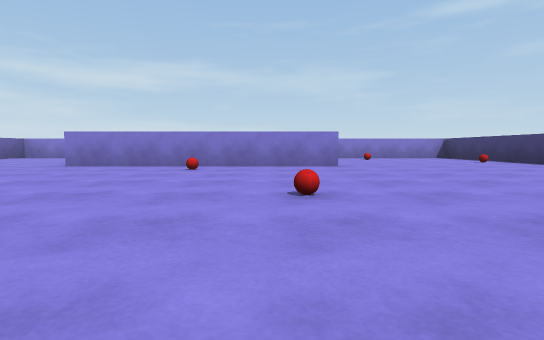
[1] (above)

16 first-person views from a walk through a 3-D level made in the Unity game engine. The camera is 0.55 m above the floor, tilts 4° down and sees 80° across. The floor is counted in squares, 2 m on a side. Each view is taken from the middle of a square. On the plan, view 1 faces up. The plan holds only what a view shows up to about 9 squares ahead; the rest is blank. Surface patterns are stand-ins for the level's own textures.

[2]
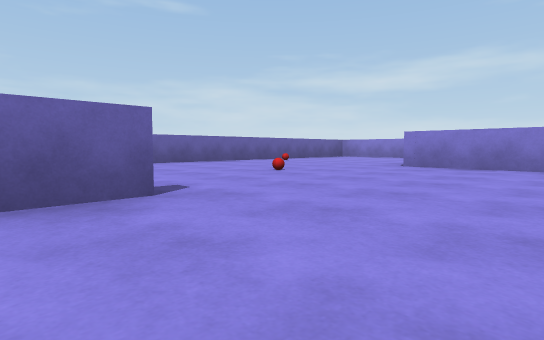

[3]
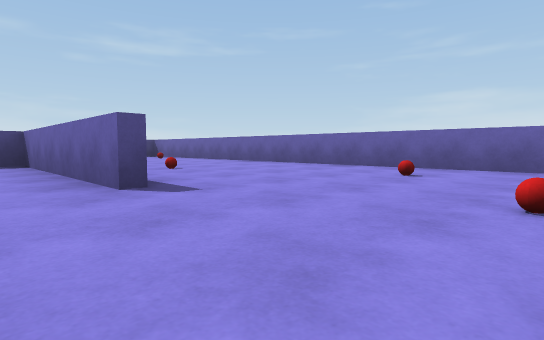

[4]
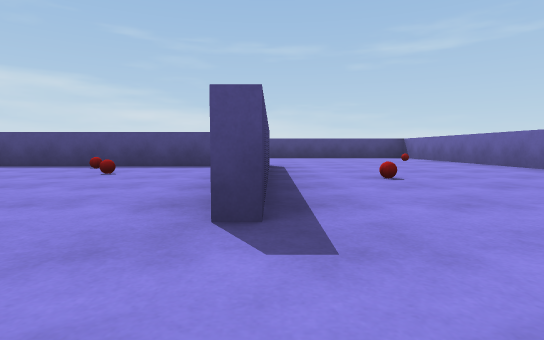

[5]
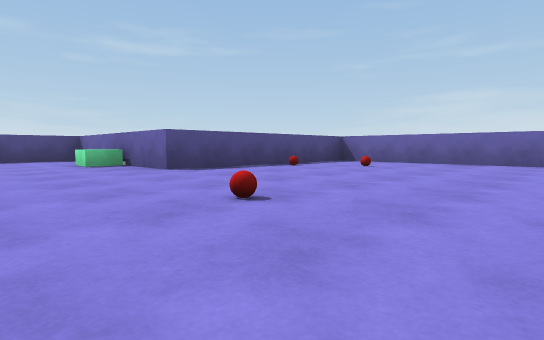

[6]
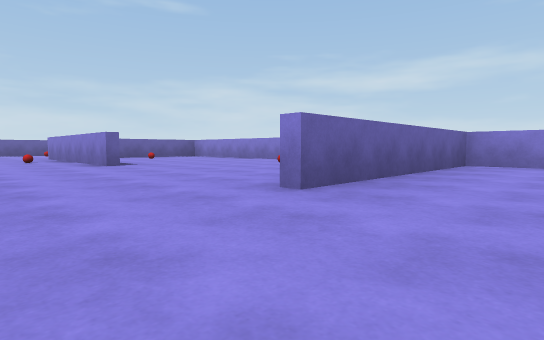

[7]
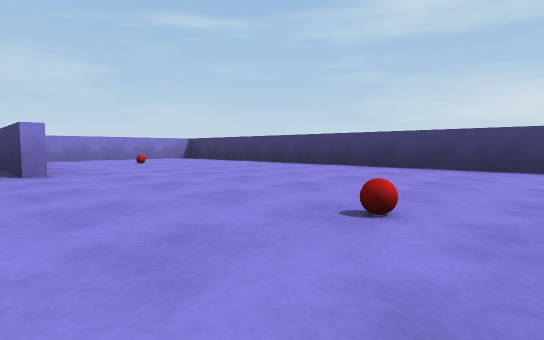

[8]
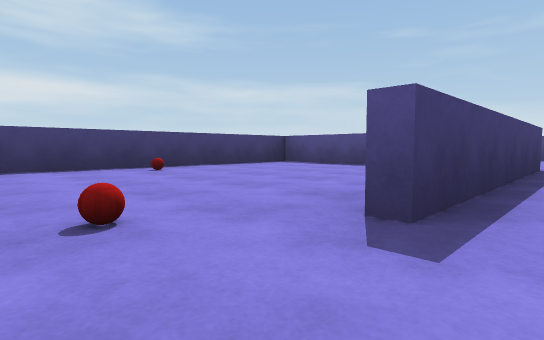

[9]
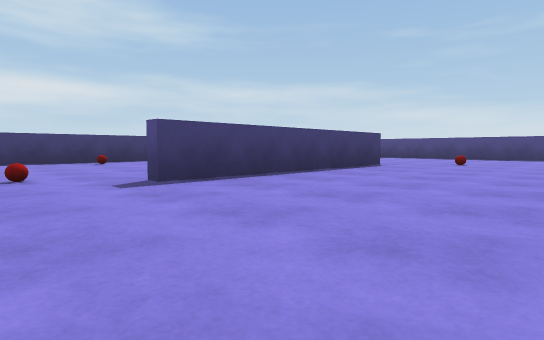

[10]
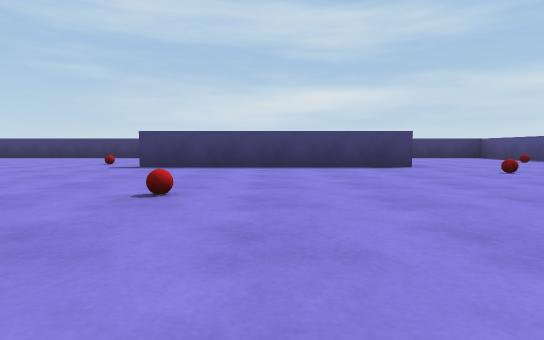

[11]
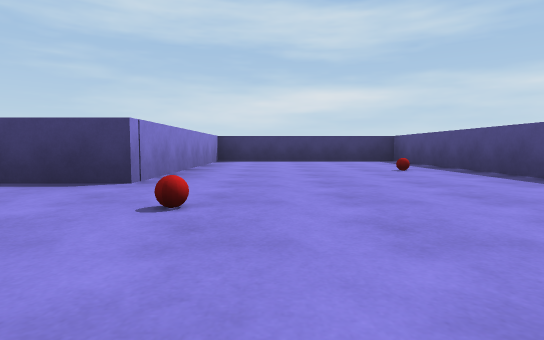

[12]
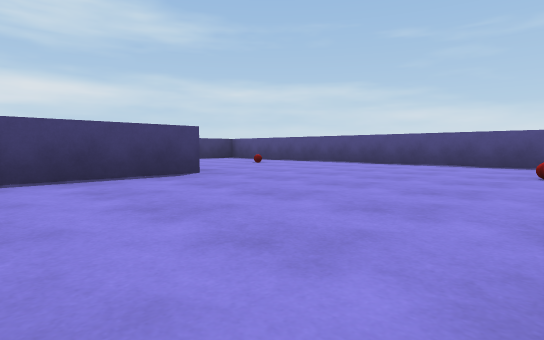

[13]
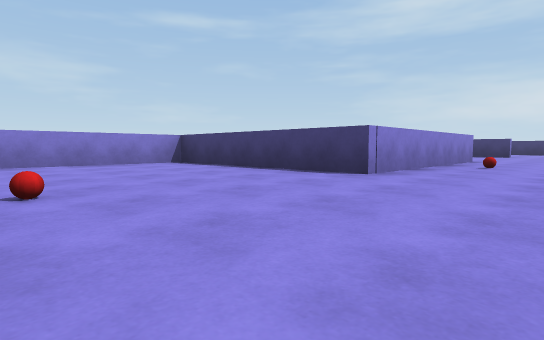

[14]
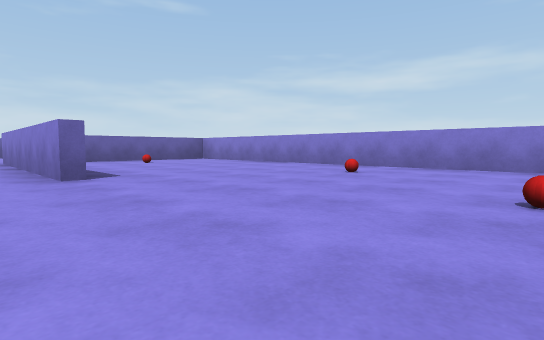

[15]
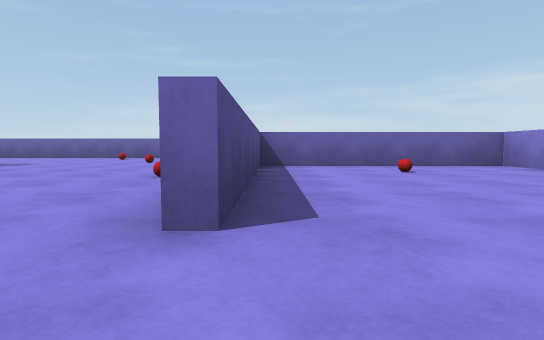

[16]
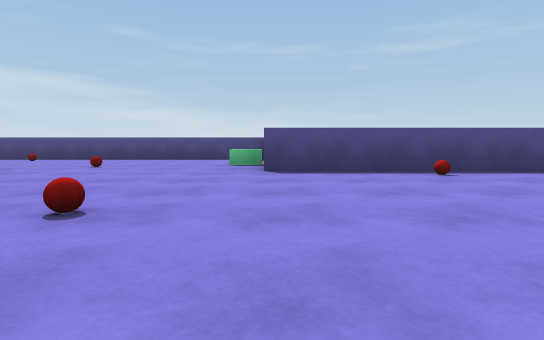

### Floor plan
Ten units are one square. View 1 is at (0, 0); x grows to the right and y downward. Boxes are objects, and circles mark ways between rooms. Rooms are numbered by the first view taken in them; rooms with no view inside come last. Other rooms are left out.
<svg viewBox="-70 -90 160 160">
<path fill="none" stroke="#000" d="M10 -46 -30 -46 -30 -85M-28 -9 -28 27 9 27 9 44M-25 -48 10 -48M45 -45 45 -84 -64 -84 -64 64 9 64 9 54M-30 30 -30 -9M45 29 45 -9M-28 -85 -28 -48M65 27 84 27M84 29 84 -84 47 -84 47 -45M9 44 9 64 84 64 84 29 45 29"/>
<rect x="-65" y="45" width="10" height="10" fill="#bbb"><title>other object</title></rect>
<rect x="-65" y="-55" width="10" height="10" fill="#bbb"><title>red ball</title></rect>
<rect x="-55" y="-25" width="10" height="10" fill="#bbb"><title>red ball</title></rect>
<rect x="-45" y="5" width="10" height="10" fill="#bbb"><title>red ball</title></rect>
<rect x="-45" y="-35" width="10" height="10" fill="#bbb"><title>red ball</title></rect>
<rect x="-25" y="45" width="10" height="10" fill="#bbb"><title>other object</title></rect>
<rect x="-25" y="-65" width="10" height="10" fill="#bbb"><title>other object</title></rect>
<rect x="-15" y="15" width="10" height="10" fill="#bbb"><title>red ball</title></rect>
<rect x="-15" y="5" width="10" height="10" fill="#bbb"><title>red ball</title></rect>
<rect x="-15" y="-45" width="10" height="10" fill="#bbb"><title>other object</title></rect>
<rect x="-5" y="-25" width="10" height="10" fill="#bbb"><title>red ball</title></rect>
<rect x="5" y="35" width="10" height="10" fill="#bbb"><title>green block</title></rect>
<rect x="15" y="-5" width="10" height="10" fill="#bbb"><title>red ball</title></rect>
<rect x="15" y="-75" width="10" height="10" fill="#bbb"><title>other object</title></rect>
<rect x="45" y="-25" width="10" height="10" fill="#bbb"><title>red ball</title></rect>
<rect x="55" y="-65" width="10" height="10" fill="#bbb"><title>other object</title></rect>
<rect x="75" y="-5" width="10" height="10" fill="#bbb"><title>other object</title></rect>
<rect x="25" y="35" width="10" height="10" fill="#bbb"><title>red ball</title></rect>
<rect x="55" y="55" width="10" height="10" fill="#bbb"><title>other object</title></rect>
<circle cx="25" cy="25" r="3" fill="#2a7"/>
<text x="0" y="-20">1</text>
<text x="50" y="50">2</text>
</svg>
Room 1 opens to room 2.

Where each view was taken, in squares from view 1:
view 1: 0 up, 0 right, facing up
view 2: 0 up, 1 left, facing up-left
view 3: 3 up, 2 left, facing down-left
view 4: 2 up, 3 left, facing down
view 5: 1 up, 3 right, facing down-left
view 6: 3 up, 6 right, facing up-left
view 7: 1 up, 4 right, facing up-right
view 8: 2 up, 4 right, facing down-right
view 9: 2 up, 2 right, facing down-right
view 10: 1 down, 0 right, facing right
view 11: 4 down, 2 right, facing right
view 12: 1 down, 6 left, facing down-right
view 13: 3 up, 6 left, facing up-right
view 14: 4 up, 4 right, facing up-left
view 15: 5 up, 2 right, facing left
view 16: 1 up, 1 right, facing down
